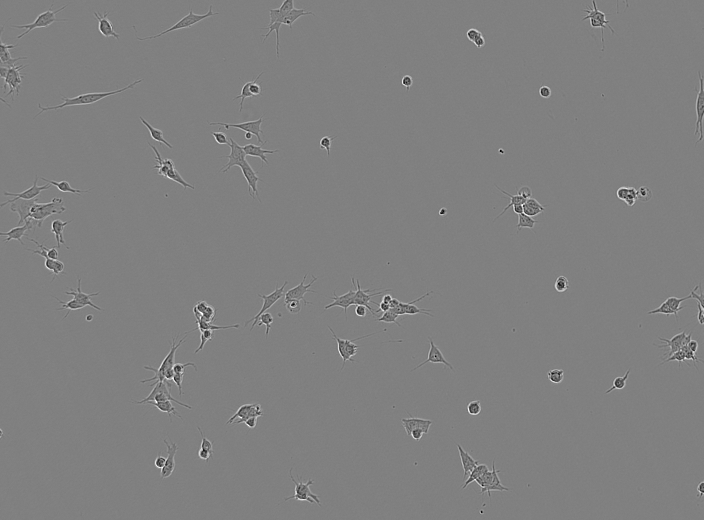
#> input picture SHSY5Y_Phase_B10_1_00d04h00m_2.tif, 704 x 520 px; its folder holds only this picture in this run
$ python -i cell_health.py   (imports and definitions only)
#> lines starting #> are read from the running program, lines starting #| are printed output that depends on the picture; after the words box and inside, x2 and y2 are one past the last pixel; in counts of white or black regions, pixels touching at a corner belong together
import numpy as np
import cv2 as cv
from matplotlib import pyplot as plt
import glob
import os
# classify cell types

def classify_cells(image_name):
#> called with image_name = 'SHSY5Y_Phase_B10_1_00d04h00m_2.tif'
    img = cv.imread(image_name)
#> img is the input picture: shape (520, 704, 3); min 3, max 255, mean 128
    gray = cv.cvtColor(img, cv.COLOR_BGR2GRAY)
    gray = cv.GaussianBlur(gray, (5, 5), 0)
    _, thresh = cv.threshold(gray, 130, 255, cv.THRESH_BINARY)
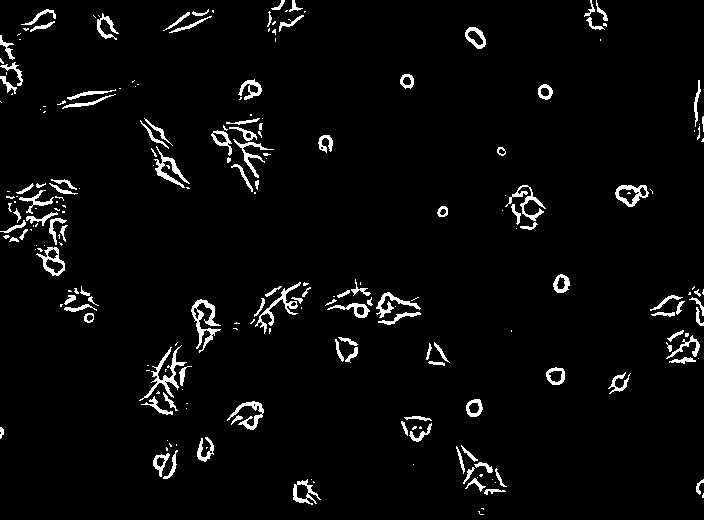
#> thresh: shape (520, 704); 3.7% white; 229 white regions (114 under 20 px)
    # cv.imshow('Grayscaled image', thresh)

    contours, _ = cv.findContours(thresh, cv.RETR_EXTERNAL, cv.CHAIN_APPROX_SIMPLE)
#> contours = 228 contours, 126 with area under 20; largest, box (x1, y1, x2, y2) and area: (615, 185, 649, 207) 462, (36, 247, 65, 276) 426, (191, 299, 221, 353) 415, (139, 345, 187, 401) 356, (293, 479, 321, 505) 326

    circle = 0
    ellipse = 0

    for contour in contours:
        # Approximate the contour
        epsilon = 0.04 * cv.arcLength(contour, True)
        approx = cv.approxPolyDP(contour, epsilon, True)

        # Calculate the aspect ratio
        x, y, _, _ = cv.boundingRect(contour)

        if (len(approx) < 6 and len(approx) > 3):
            shape = 'Ellipse'
            ellipse += 1
            cv.drawContours(img, [contour], 0, (0, 0, 255), 2)
            cv.putText(img, shape, (x, y - 10), cv.FONT_HERSHEY_SIMPLEX, 0.5, (0, 0, 200), 2)
        elif len(approx) > 5:
            shape = 'Circle'
            circle += 1
            cv.drawContours(img, [contour], 0, (0, 255, 0), 2)
            cv.putText(img, shape, (x, y - 10), cv.FONT_HERSHEY_SIMPLEX, 0.5, (0, 200, 0), 2)
#> this loop made 228 passes
#> (contour, epsilon, approx, x, y, shape) on passes 41, 45: ([[158, 391], [156, 393], [159, 393], [159, 392]], 0.33, [[159, 392], [158, 391], [156, 393], [159, 393]], 156, 391, 'Ellipse'), ([[165, 369], [165, 371], [165, 370], [166, 369]], 0.217, [[166, 369], [165, 369], [165, 371], [165, 370]], 165, 369, 'Ellipse')
#> (epsilon, approx, x, y, shape) on passes 2, 14, 18, 19, 21, 23: (0.217, [[481, 508], [482, 508], [483, 509], [483, 508]], 481, 508, 'Ellipse'), (1.95, [[496, 468], [500, 484], [506, 486], [501, 482]], 495, 468, 'Ellipse'), (2.76, [[168, 453], [156, 455], [153, 460], [160, 476]], 153, 453, 'Ellipse'), (2.98, [[177, 450], [172, 468], [163, 478], [174, 471]], 163, 450, 'Ellipse'), (0.297, [[166, 447], [166, 450], [167, 450], [167, 448]], 166, 447, 'Ellipse'), (1.95, [[461, 445], [464, 452], [474, 461], [477, 460]], 461, 445, 'Ellipse')
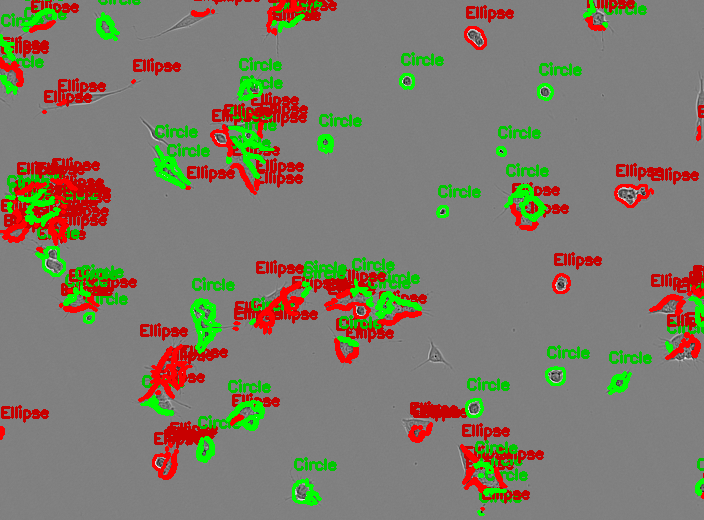
#> img: shape (520, 704, 3); 14.46% of pixels changed, all inside (x1, y1, x2, y2) = (0, 0, 704, 516)
#> after the loop, circle = 55; ellipse = 92

    circle = int(circle/3)
#> circle = 18
    ellipse = int(ellipse/3)
#> ellipse = 30
    health = ellipse/(ellipse+circle) * 100
#> health = 62.5
    return circle, ellipse, health


# [57 lines left out: function generate_graphs, not called in this run]

# generate_graphs('extracted_files/SHSY5Y_Rep_1/SHSY5Y Rep 1','1')

>>> result = classify_cells('SHSY5Y_Phase_B10_1_00d04h00m_2.tif')
#> result = (18, 30, 62.5)
